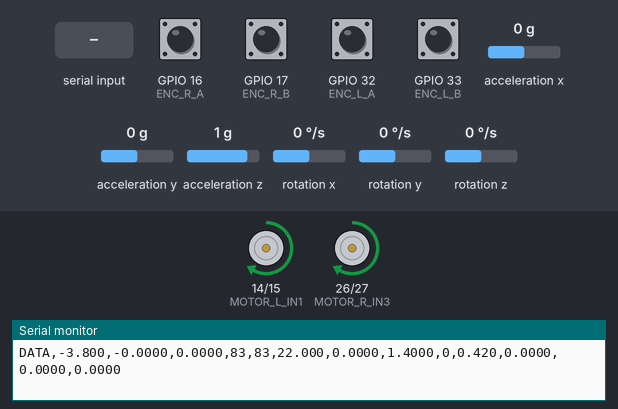
The sketch below on a simulated ESP32. Shown: motor-driver pin pairs drawn as motors (green arrow = first pin HIGH = forward, orange = second pin HIGH = backward, longer = more drive, scaled by the enable pin), the last lines printed to the serial monitor. Wiring (inferred from the names in the program): MPU-6050 motion sensor at I2C address 0x68. Inputs (shaded band) come from the test bench; at power-on: GPIO 16 (ENC_R_A), GPIO 17 (ENC_R_B), GPIO 32 (ENC_L_A), GPIO 33 (ENC_L_B) HIGH, rotation y 0 °/s, acceleration x 0 g, acceleration y 0 g, acceleration z 1 g, rotation x 0 °/s, rotation z 0 °/s. WiFi joins after 1.5 s; servers stay silent unless stated.

Above: at 4.0 s.
4.1 s: rotation y set to 13 °/s
At 4.25 s:
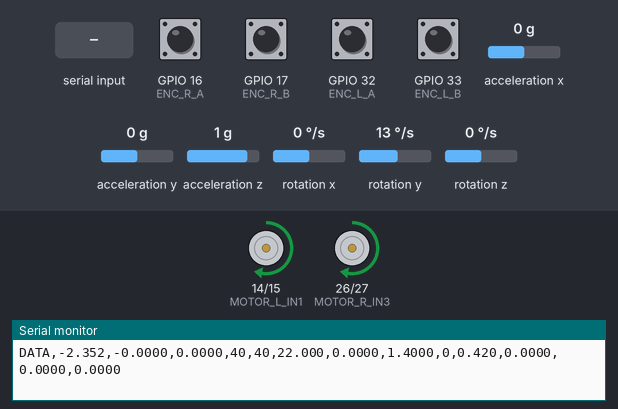
7.1 s: rotation y set to 17 °/s
At 8.5 s:
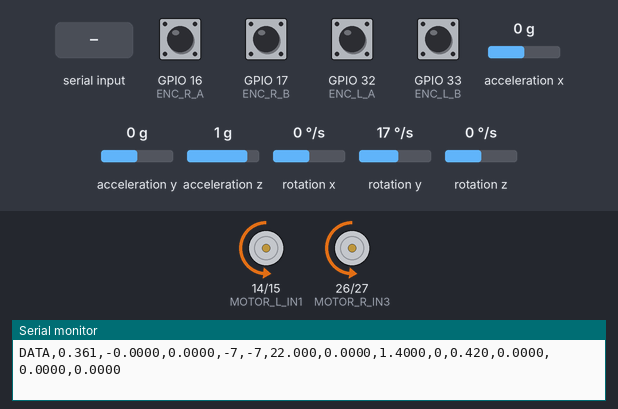
10.1 s: acceleration x set to 0.8 g
At 11.3 s:
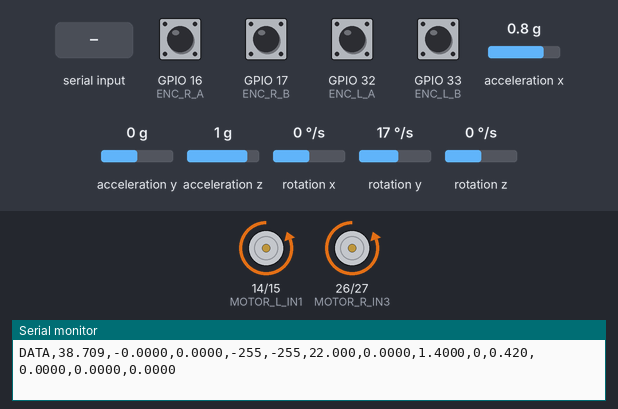
11.6 s: "CALIB\n" received over Serial
16.1 s: "SET,90,45,200\n" received over Serial
At 17.4 s:
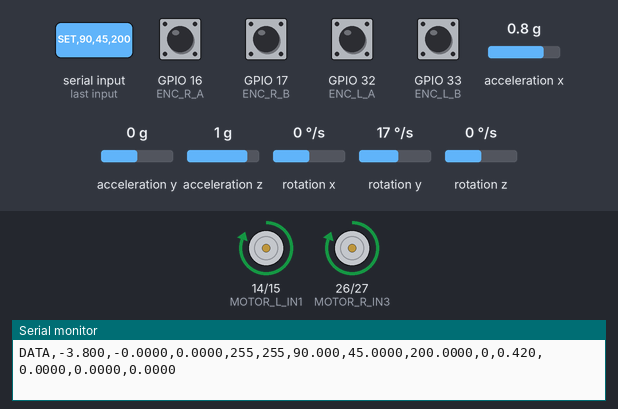
Timing chart, 0 to 18.6 s (numbered marks = the images above; inputs shaded):
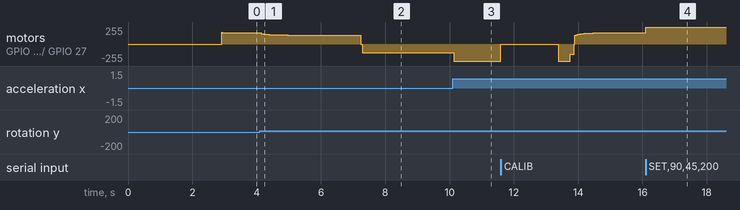

The sketch:

balance_car.ino
```cpp
#include "mpu6050.h"
#include "encoder.h"
#include "pid.h"
#include "wifi_config.h"
#include <WiFi.h>

// ── Motor pins ──────────────────────────────────────────────
#define MOTOR_L_IN1  14
#define MOTOR_L_IN2  15
#define MOTOR_L_ENA   2   // PWM
#define MOTOR_R_IN3  26
#define MOTOR_R_IN4  27
#define MOTOR_R_ENB  13   // PWM

#define PWM_CH_L  0
#define PWM_CH_R  1
#define PWM_FREQ  20000   // 20kHz, above audible range
#define PWM_BITS  8       // 0-255

// ── Control parameters ──────────────────────────────────────
#define LOOP_HZ        200
#define LOOP_DT        (1.0f / LOOP_HZ)
#define REPORT_EVERY   4            // 50Hz to host
#define TILT_CUTOFF    60.0f

// 0 = ANGLE_ONLY (tune PD first), 1 = FULL (angle + speed)
int ctrl_mode = 0;

// Mechanical zero offset
float PITCH_OFFSET = 3.8f;

// ── Position hold ────────────────────────────────────────────
// 位置积分（m），在速度环 setpoint 中作为误差来源
static float pos_m = 0.0f;
// 位置P增益：pos_m * POS_GAIN = 速度目标(m/s)
// 建议从 0.3 开始调，值越大位置越锁死但可能过激
float POS_GAIN = 0.3f;

// ── Differential balance ─────────────────────────────────────
// 左右轮速差补偿：diff_corr = DIFF_KP × (speed_l - speed_r)
// diff_corr 加到左轮、减到右轮，使两轮转速同步
// 建议从 5.0 开始调，值越大同步越紧但抖动越大
float DIFF_KP = 5.0f;

// ── PID instances ────────────────────────────────────────────
PID pid_angle(22.0f, 0.0f, 1.4f, -255, 255);
PID pid_speed(0.42f, 0.0f, 0.0f, -8, 8);

MPU6050 imu;

// ── WiFi / TCP ───────────────────────────────────────────────
static WiFiServer tcp_server(TCP_PORT);
static WiFiClient tcp_client;

// 广播一行数据到 Serial + TCP（如有连接）
static void bcast(const char *buf) {
    Serial.print(buf);
    if (tcp_client && tcp_client.connected()) {
        tcp_client.print(buf);
    }
}

// ── Timing ───────────────────────────────────────────────────
static hw_timer_t *timer = nullptr;
static volatile bool loop_flag = false;

static void IRAM_ATTR onTimer() { loop_flag = true; }

#define MOTOR_MIN_PWM  130  // L298N死区补偿，线性映射下限

// ── Motor helpers ─────────────────────────────────────────────
void motorSetLeft(int pwm) {
    if (pwm >= 0) {
        digitalWrite(MOTOR_L_IN1, HIGH);
        digitalWrite(MOTOR_L_IN2, LOW);
    } else {
        digitalWrite(MOTOR_L_IN1, LOW);
        digitalWrite(MOTOR_L_IN2, HIGH);
        pwm = -pwm;
    }
    // 线性映射：PID输出[1,255] → 电机[MOTOR_MIN_PWM,255]，消除0→150跳变极限环
    if (pwm > 0) pwm = MOTOR_MIN_PWM + (int)(pwm * (255 - MOTOR_MIN_PWM) / 255);
    ledcWrite(PWM_CH_L, constrain(pwm, 0, 255));
}

void motorSetRight(int pwm) {
    if (pwm >= 0) {
        digitalWrite(MOTOR_R_IN3, HIGH);
        digitalWrite(MOTOR_R_IN4, LOW);
    } else {
        digitalWrite(MOTOR_R_IN3, LOW);
        digitalWrite(MOTOR_R_IN4, HIGH);
        pwm = -pwm;
    }
    if (pwm > 0) pwm = MOTOR_MIN_PWM + (int)(pwm * (255 - MOTOR_MIN_PWM) / 255);
    ledcWrite(PWM_CH_R, constrain(pwm, 0, 255));
}

void motorStop() {
    digitalWrite(MOTOR_L_IN1, LOW); digitalWrite(MOTOR_L_IN2, LOW);
    digitalWrite(MOTOR_R_IN3, LOW); digitalWrite(MOTOR_R_IN4, LOW);
    ledcWrite(PWM_CH_L, 0);
    ledcWrite(PWM_CH_R, 0);
}

// ── Command dispatcher ────────────────────────────────────────
// SET,kp,ki,kd        → update angle PID
// SETSPD,kp,ki,kd     → update speed PID
// OFFSET,value        → pitch zero offset
// MODE,0|1            → control mode
// CALIB               → IMU calibration
void dispatchLine(const String &line) {
    if (line.startsWith("SET,")) {
        float kp, ki, kd;
        if (sscanf(line.c_str(), "SET,%f,%f,%f", &kp, &ki, &kd) == 3) {
            pid_angle.setGains(kp, ki, kd);
            char buf[48]; snprintf(buf, sizeof(buf), "ACK,SET,%.3f,%.4f,%.3f\n", kp, ki, kd);
            bcast(buf);
        }
    } else if (line.startsWith("SETSPD,")) {
        float kp, ki, kd;
        if (sscanf(line.c_str(), "SETSPD,%f,%f,%f", &kp, &ki, &kd) == 3) {
            pid_speed.setGains(kp, ki, kd);
            char buf[48]; snprintf(buf, sizeof(buf), "ACK,SETSPD,%.3f,%.4f,%.3f\n", kp, ki, kd);
            bcast(buf);
        }
    } else if (line.startsWith("SETPOS,")) {
        float gain;
        if (sscanf(line.c_str(), "SETPOS,%f", &gain) == 1) {
            POS_GAIN = gain;
            char buf[32]; snprintf(buf, sizeof(buf), "ACK,SETPOS,%.4f\n", gain);
            bcast(buf);
        }
    } else if (line.startsWith("SETDIFF,")) {
        float gain;
        if (sscanf(line.c_str(), "SETDIFF,%f", &gain) == 1) {
            DIFF_KP = gain;
            char buf[32]; snprintf(buf, sizeof(buf), "ACK,SETDIFF,%.4f\n", gain);
            bcast(buf);
        }
    } else if (line == "ZEROPOS") {
        pos_m = 0.0f;
        bcast("ACK,ZEROPOS\n");
    } else if (line.startsWith("OFFSET,")) {
        float off;
        if (sscanf(line.c_str(), "OFFSET,%f", &off) == 1) {
            PITCH_OFFSET = off;
            pid_angle.reset(); pid_speed.reset();
            pos_m = 0.0f;
            char buf[32]; snprintf(buf, sizeof(buf), "ACK,OFFSET,%.3f\n", off);
            bcast(buf);
        }
    } else if (line.startsWith("MODE,")) {
        int m;
        if (sscanf(line.c_str(), "MODE,%d", &m) == 1) {
            ctrl_mode = constrain(m, 0, 1);
            pid_angle.reset(); pid_speed.reset();
            char buf[24]; snprintf(buf, sizeof(buf), "ACK,MODE,%d\n", ctrl_mode);
            bcast(buf);
        }
    } else if (line == "CALIB") {
        motorStop();
        bcast("INFO,Calibrating IMU...\n");
        imu.calibrate(500);
        bcast("INFO,Calibration done\n");
    }
}

// ── Serial command parser ─────────────────────────────────────
static String _serial_buf;

void parseSerial() {
    while (Serial.available()) {
        char c = (char)Serial.read();
        if (c == '\n') {
            _serial_buf.trim();
            String line = _serial_buf; _serial_buf = "";
            if (line.length() > 0) dispatchLine(line);
        } else if (c != '\r') {
            _serial_buf += c;
            if (_serial_buf.length() > 64) _serial_buf = "";
        }
    }
}

// ── TCP command parser ────────────────────────────────────────
static String _tcp_buf;

void parseTCP() {
    // 接受新连接（同时只允许一个客户端）
    if (!tcp_client || !tcp_client.connected()) {
        WiFiClient nc = tcp_server.accept();
        if (nc) {
            tcp_client = nc;
            bcast("INFO,TCP client connected\n");
        }
    }
    if (!tcp_client || !tcp_client.connected()) return;

    while (tcp_client.available()) {
        char c = (char)tcp_client.read();
        if (c == '\n') {
            _tcp_buf.trim();
            String line = _tcp_buf; _tcp_buf = "";
            if (line.length() > 0) dispatchLine(line);
        } else if (c != '\r') {
            _tcp_buf += c;
            if (_tcp_buf.length() > 64) _tcp_buf = "";
        }
    }
}

// ── Setup ─────────────────────────────────────────────────────
void setup() {
    Serial.begin(115200);

    // Motor pins
    pinMode(MOTOR_L_IN1, OUTPUT); pinMode(MOTOR_L_IN2, OUTPUT);
    pinMode(MOTOR_R_IN3, OUTPUT); pinMode(MOTOR_R_IN4, OUTPUT);
    ledcSetup(PWM_CH_L, PWM_FREQ, PWM_BITS);
    ledcSetup(PWM_CH_R, PWM_FREQ, PWM_BITS);
    ledcAttachPin(MOTOR_L_ENA, PWM_CH_L);
    ledcAttachPin(MOTOR_R_ENB, PWM_CH_R);
    motorStop();

    // Encoders
    encoderInit();

    // IMU
    if (!imu.begin()) {
        Serial.println("ERROR,MPU6050 not found. Check SDA=GPIO21 SCL=GPIO22 and 3.3V power");
        delay(3000);
        ESP.restart();
    }
    Serial.println("INFO,MPU6050 OK");

    // WiFi
    Serial.printf("INFO,WiFi connecting to %s...\n", WIFI_SSID);
    WiFi.begin(WIFI_SSID, WIFI_PASSWORD);
    int wifi_tries = 0;
    while (WiFi.status() != WL_CONNECTED && wifi_tries < 20) {
        delay(500); wifi_tries++;
    }
    if (WiFi.status() == WL_CONNECTED) {
        Serial.printf("INFO,WiFi OK IP=%s\n", WiFi.localIP().toString().c_str());
        tcp_server.begin();
        Serial.printf("INFO,TCP server listening port %d\n", TCP_PORT);
    } else {
        Serial.println("INFO,WiFi failed, serial only");
    }

    // Warm up filter
    for (int i = 0; i < 200; i++) {
        imu.update(LOOP_DT);
        delay(5);
    }

    // 200Hz hardware timer
    timer = timerBegin(0, 80, true);
    timerAttachInterrupt(timer, &onTimer, true);
    timerAlarmWrite(timer, 1000000 / LOOP_HZ, true);
    timerAlarmEnable(timer);

    Serial.println("INFO,Balance car ready");
}

// ── Main loop ─────────────────────────────────────────────────
void loop() {
    // TCP 接受新连接/读命令在主循环里轮询（不占控制帧时间）
    parseTCP();

    if (!loop_flag) return;
    loop_flag = false;

    parseSerial();

    // 1. Update IMU
    imu.update(LOOP_DT);
    float pitch = imu.getPitch() - PITCH_OFFSET;

    // 2. Safety cutoff
    if (fabsf(pitch) > TILT_CUTOFF) {
        motorStop();
        pid_angle.reset();
        pid_speed.reset();
        pos_m = 0.0f;   // 摔倒后归零位置，重新站稳后从当前位置开始
        static int cutoff_cnt = 0;
        if (++cutoff_cnt >= REPORT_EVERY) {
            cutoff_cnt = 0;
            char buf[140];
            snprintf(buf, sizeof(buf), "DATA,%.3f,0.0000,0.0000,0,0,%.3f,%.4f,%.4f,%d,%.3f,%.4f,%.4f,%.4f\n",
                pitch, pid_angle.kp, pid_angle.ki, pid_angle.kd, ctrl_mode,
                pid_speed.kp, pid_speed.ki, pid_speed.kd, pos_m);
            bcast(buf);
        }
        return;
    }

    // 3. Speed measurement
    // 左轮安装方向与右轮相反（面对面），取反使前进方向符号一致
    float speed_l = -encoderSpeedLeft(LOOP_DT);
    float speed_r = encoderSpeedRight(LOOP_DT);
    float speed_avg = (speed_l + speed_r) * 0.5f;

    // 4. Position integration + speed setpoint
    //    pos_m 在安全截止时不归零，MODE切换/OFFSET/ZEROPOS时归零
    float angle_correction = 0.0f;
    if (ctrl_mode == 1) {
        // 位置积分（m）
        pos_m += speed_avg * LOOP_DT;
        // 速度目标 = -pos_m * POS_GAIN（被推走→速度环要把车拉回来）
        pid_speed.setpoint = -pos_m * POS_GAIN;
        angle_correction = pid_speed.compute(speed_avg, LOOP_DT);
    }

    // 5. Angle PID → PWM
    pid_angle.setpoint = angle_correction;
    float pwm_out = pid_angle.compute(pitch, LOOP_DT);

    // 6. Drive motors
    // 差速补偿：左右轮速差 × DIFF_KP，加到慢轮、减到快轮
    float diff_corr = DIFF_KP * (speed_l - speed_r);
    diff_corr = constrain(diff_corr, -30.0f, 30.0f);  // 限幅，避免过补偿
    motorSetLeft((int)(pwm_out - diff_corr));
    motorSetRight((int)(pwm_out + diff_corr));

    // 7. Report to host at 50Hz
    // 格式: DATA,pitch,sl,sr,pwm_l,pwm_r,kp,ki,kd,mode,spd_kp,spd_ki,spd_kd,pos_m
    static int report_cnt = 0;
    if (++report_cnt >= REPORT_EVERY) {
        report_cnt = 0;
        char buf[140];
        snprintf(buf, sizeof(buf), "DATA,%.3f,%.4f,%.4f,%d,%d,%.3f,%.4f,%.4f,%d,%.3f,%.4f,%.4f,%.4f\n",
            pitch, speed_l, speed_r,
            (int)pwm_out, (int)pwm_out,
            pid_angle.kp, pid_angle.ki, pid_angle.kd,
            ctrl_mode,
            pid_speed.kp, pid_speed.ki, pid_speed.kd,
            pos_m);
        bcast(buf);
    }
}
```

encoder.cpp
```cpp
#include "encoder.h"
#include <soc/gpio_struct.h>

volatile int32_t enc_count_l = 0;
volatile int32_t enc_count_r = 0;

static int32_t last_count_l = 0;
static int32_t last_count_r = 0;

// 直接读GPIO寄存器，比digitalRead快约10倍
#define FAST_READ(pin) (((pin) < 32) ? ((GPIO.in >> (pin)) & 1u) \
                                     : ((GPIO.in1.val >> ((pin) - 32)) & 1u))

// Left encoder ISRs
static void IRAM_ATTR isr_l_a() {
    if (FAST_READ(ENC_L_A) == FAST_READ(ENC_L_B)) enc_count_l++;
    else enc_count_l--;
}
static void IRAM_ATTR isr_l_b() {
    if (FAST_READ(ENC_L_A) != FAST_READ(ENC_L_B)) enc_count_l++;
    else enc_count_l--;
}

// Right encoder ISRs
static void IRAM_ATTR isr_r_a() {
    if (FAST_READ(ENC_R_A) == FAST_READ(ENC_R_B)) enc_count_r++;
    else enc_count_r--;
}
static void IRAM_ATTR isr_r_b() {
    if (FAST_READ(ENC_R_A) != FAST_READ(ENC_R_B)) enc_count_r++;
    else enc_count_r--;
}

void encoderInit() {
    // GPIO32/33 支持内部上拉，用 INPUT_PULLUP 避免悬空噪声触发假中断
    pinMode(ENC_L_A, INPUT_PULLUP);
    pinMode(ENC_L_B, INPUT_PULLUP);
    // GPIO16/17 支持内部上拉
    pinMode(ENC_R_A, INPUT_PULLUP);
    pinMode(ENC_R_B, INPUT_PULLUP);

    attachInterrupt(digitalPinToInterrupt(ENC_L_A), isr_l_a, CHANGE);
    attachInterrupt(digitalPinToInterrupt(ENC_L_B), isr_l_b, CHANGE);
    attachInterrupt(digitalPinToInterrupt(ENC_R_A), isr_r_a, CHANGE);
    attachInterrupt(digitalPinToInterrupt(ENC_R_B), isr_r_b, CHANGE);
}

float encoderSpeedLeft(float dt) {
    int32_t cur = enc_count_l;
    int32_t delta = cur - last_count_l;
    last_count_l = cur;
    return (delta * MM_PER_PULSE) / (dt * 1000.0f);  // m/s
}

float encoderSpeedRight(float dt) {
    int32_t cur = enc_count_r;
    int32_t delta = cur - last_count_r;
    last_count_r = cur;
    return (delta * MM_PER_PULSE) / (dt * 1000.0f);  // m/s
}
```

encoder.h
```cpp
#pragma once
#include <Arduino.h>

// Encoder pins
#define ENC_L_A  32
#define ENC_L_B  33
#define ENC_R_A  16
#define ENC_R_B  17

// Physical constants
// 21.3 gear ratio, 11 PPR base, quadrature x4 = 44 PPR motor shaft
// Wheel shaft PPR = 44 * 21.3 = 936.2
// Wheel circumference = PI * 68mm = 213.6mm
static constexpr float WHEEL_CIRC_MM  = 213.628f;
static constexpr float PULSES_PER_REV = 936.2f;
static constexpr float MM_PER_PULSE   = WHEEL_CIRC_MM / PULSES_PER_REV;

void encoderInit();

// Call every dt seconds to get speed in m/s
float encoderSpeedLeft(float dt);
float encoderSpeedRight(float dt);

// Raw pulse counts (for debugging)
extern volatile int32_t enc_count_l;
extern volatile int32_t enc_count_r;
```

mpu6050.cpp
```cpp
#include "mpu6050.h"
#include <Wire.h>

static void writeReg(uint8_t addr, uint8_t reg, uint8_t val) {
    Wire.beginTransmission(addr);
    Wire.write(reg);
    Wire.write(val);
    Wire.endTransmission();
}

bool MPU6050::begin() {
    Wire.begin(21, 22);
    Wire.setClock(400000);
    Wire.setTimeOut(10);  // 10ms I2C timeout，防止卡死触发WDT

    writeReg(ADDR, 0x6B, 0x00);
    delay(10);
    writeReg(ADDR, 0x1B, 0x00);
    writeReg(ADDR, 0x1C, 0x00);
    writeReg(ADDR, 0x1A, 0x03);

    Wire.beginTransmission(ADDR);
    Wire.write(0x75);
    if (Wire.endTransmission(false) != 0) return false;  // no ACK = not connected
    Wire.requestFrom((uint8_t)ADDR, (uint8_t)1);
    if (!Wire.available()) return false;
    uint8_t who = Wire.read();
    return (who == 0x68);
}

bool MPU6050::readRaw(int16_t &ax, int16_t &ay, int16_t &az,
                      int16_t &gx, int16_t &gy, int16_t &gz) {
    Wire.beginTransmission(ADDR);
    Wire.write(0x3B);  // ACCEL_XOUT_H
    Wire.endTransmission(false);
    uint8_t n = Wire.requestFrom((uint8_t)ADDR, (uint8_t)14);
    if (n < 14) {
        // I2C 读取不完整（震动/接触不良），清空缓冲区并返回失败
        while (Wire.available()) Wire.read();
        return false;
    }

    ax = (Wire.read() << 8) | Wire.read();
    ay = (Wire.read() << 8) | Wire.read();
    az = (Wire.read() << 8) | Wire.read();
    Wire.read(); Wire.read();  // temp
    gx = (Wire.read() << 8) | Wire.read();
    gy = (Wire.read() << 8) | Wire.read();
    gz = (Wire.read() << 8) | Wire.read();
    return true;
}

void MPU6050::update(float dt) {
    int16_t ax, ay, az, gx, gy, gz;
    if (!readRaw(ax, ay, az, gx, gy, gz)) {
        // I2C失败：累积失败时间，主循环据此决定是否停机
        imu_fail_ms += dt * 1000.0f;
        return;
    }
    // 读取成功，重置失败计时
    imu_fail_ms = 0.0f;

    ax -= ax_offset; ay -= ay_offset; az -= az_offset;
    gx -= gx_offset; gy -= gy_offset; gz -= gz_offset;

    // Accelerometer angle (pitch around Y axis)
    float ax_f = ax / 16384.0f;
    float ay_f = ay / 16384.0f;
    float az_f = az / 16384.0f;
    float accel_pitch = atan2f(ax_f, sqrtf(ay_f * ay_f + az_f * az_f)) * 180.0f / M_PI;
    float accel_roll  = atan2f(ay_f, az_f) * 180.0f / M_PI;

    // Gyroscope rate (°/s)
    float gyro_pitch_rate = gy / 131.0f;
    float gyro_roll_rate  = gx / 131.0f;

    // Complementary filter
    _pitch = ALPHA * (_pitch + gyro_pitch_rate * dt) + (1.0f - ALPHA) * accel_pitch;
    _roll  = ALPHA * (_roll  + gyro_roll_rate  * dt) + (1.0f - ALPHA) * accel_roll;
}

void MPU6050::calibrate(int samples) {
    long sax = 0, say = 0, saz = 0, sgx = 0, sgy = 0, sgz = 0;
    int16_t ax, ay, az, gx, gy, gz;
    for (int i = 0; i < samples; i++) {
        readRaw(ax, ay, az, gx, gy, gz);
        sax += ax; say += ay; saz += az;
        sgx += gx; sgy += gy; sgz += gz;
        delay(2);
    }
    ax_offset = sax / samples;
    ay_offset = say / samples;
    az_offset = saz / samples - 16384;  // remove 1g from Z
    gx_offset = sgx / samples;
    gy_offset = sgy / samples;
    gz_offset = sgz / samples;
}
```

mpu6050.h
```cpp
#pragma once
#include <Arduino.h>

class MPU6050 {
public:
    bool begin();
    void update(float dt);   // call every control loop tick
    float getPitch() const { return _pitch; }
    float getRoll()  const { return _roll; }
    // I2C连续失败时间（ms），主循环检查此值决定是否停机
    float imu_fail_ms = 0.0f;

    // Raw calibration offsets (set after calibration)
    int16_t ax_offset = 0, ay_offset = 0, az_offset = 0;
    int16_t gx_offset = 0, gy_offset = 0, gz_offset = 0;

    void calibrate(int samples = 500);

private:
    float _pitch = 0, _roll = 0;
    static constexpr float ALPHA = 0.98f;  // complementary filter weight
    static constexpr uint8_t ADDR = 0x68;

    bool readRaw(int16_t &ax, int16_t &ay, int16_t &az,
                 int16_t &gx, int16_t &gy, int16_t &gz);
};
```

pid.cpp
```cpp
#include "pid.h"
#include <Arduino.h>

PID::PID(float kp, float ki, float kd, float out_min, float out_max)
    : kp(kp), ki(ki), kd(kd), setpoint(0),
      output_min(out_min), output_max(out_max),
      _integral(0), _prev_error(0), _d_filtered(0) {}

float PID::compute(float input, float dt) {
    float error = setpoint - input;

    // 只在 ki 有效时才积分，ki=0 时不累积
    // 限制 ki*integral 不超过输出范围的 50%（防止 ki 极小时积分无限累积）
    if (ki != 0.0f) {
        _integral += error * dt;
        float half_range = (output_max - output_min) * 0.5f;
        if (ki * _integral >  half_range) _integral =  half_range / ki;
        if (ki * _integral < -half_range) _integral = -half_range / ki;
    }

    // D 项低通滤波（alpha=0.15），抑制 200Hz 下 MPU6050 噪声放大
    float d_raw = (dt > 0) ? (error - _prev_error) / dt : 0;
    _d_filtered = 0.15f * d_raw + 0.85f * _d_filtered;
    _prev_error = error;

    float output = kp * error + ki * _integral + kd * _d_filtered;
    return constrain(output, output_min, output_max);
}

void PID::reset() {
    _integral = 0;
    _prev_error = 0;
    _d_filtered = 0;
}

void PID::setGains(float p, float i, float d) {
    kp = p; ki = i; kd = d;
    reset();
}
```

Source omitted: pid.h (369 bytes), wifi_config.example.h (160 bytes)

Measured:
- the behaviour switches between 15 and 16 °/s on rotation y (found by bisection; images 1 and 2)
- after the input at 4.1 s, motor on GPIO 14 (MOTOR_L_IN1) / GPIO 15 (MOTOR_L_IN2), motor on GPIO 26 (MOTOR_R_IN3) / GPIO 27 (MOTOR_R_IN4): moves from forward 169/255 to forward 135/255 over 0.83 s, starting at once
- after the input at 7.1 s, motor on GPIO 14 (MOTOR_L_IN1) / GPIO 15 (MOTOR_L_IN2), motor on GPIO 26 (MOTOR_R_IN3) / GPIO 27 (MOTOR_R_IN4): moves from forward 135/255 to backward 132/255 over 0.67 s, starting at once
- after the input at 10.1 s, motor on GPIO 14 (MOTOR_L_IN1) / GPIO 15 (MOTOR_L_IN2), motor on GPIO 26 (MOTOR_R_IN3) / GPIO 27 (MOTOR_R_IN4): backward 132/255 → backward 255/255 at once
- after the input at 16.1 s, motor on GPIO 14 (MOTOR_L_IN1) / GPIO 15 (MOTOR_L_IN2), motor on GPIO 26 (MOTOR_R_IN3) / GPIO 27 (MOTOR_R_IN4): forward 169/255 → forward 255/255 at once
